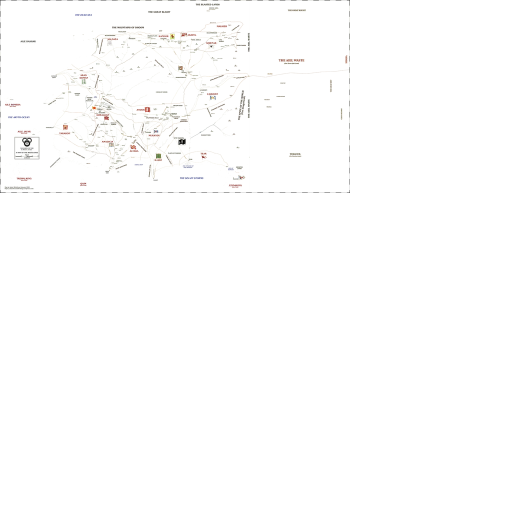
#> input picture site/tiles-detaljer/0/0/0.webp, 1024 x 1024 px (shown at 1/2 size)
$ python make_tiles.py ../site/tiles-detaljer/0/0/0.webp ../site/tiles-detaljer/0/0/0.webp 5
#> lines starting #> are read from the running program, lines starting #| are printed output that depends on the picture
"""Skapar en tile-pyramid (1024 px WebP-rutor, zoomnivåer räknade som för 512 px) för Leaflet CRS.Simple.
Användning: python make_tiles.py <kartbild> <utmapp>"""
import sys, os, math
from PIL import Image
Image.MAX_IMAGE_PIXELS = None
src, out = sys.argv[1], sys.argv[2]
TS = 1024
im = Image.open(src).convert("RGBA")
#> im is the input picture: PIL image 1024x1024 RGBA; mean R, G, B, A 21, 20.3, 18.8, 3.2
W, H = im.size
#> W = 1024; H = 1024
maxz = int(sys.argv[3]) if len(sys.argv) > 3 else math.ceil(math.log2(max(W, H) / 512))   # 4 för kartan med Aielöknen
#> maxz = 5
count = 0
for z in range(maxz, -1, -1):
    s = 2 ** (z - maxz)
    w, h = max(1, round(W * s)), max(1, round(H * s))
    lvl = im if s == 1 else im.resize((w, h), Image.LANCZOS)
    for x in range(math.ceil(w / TS)):
        for y in range(math.ceil(h / TS)):
            tile = Image.new("RGBA", (TS, TS), (0, 0, 0, 0))
            tile.paste(lvl.crop((x*TS, y*TS, min(w, (x+1)*TS), min(h, (y+1)*TS))), (0, 0))
            d = os.path.join(out, str(z), str(x)); os.makedirs(d, exist_ok=True)
            tile.save(os.path.join(d, f"{y}.webp"), "WEBP", quality=82, method=5)
            count += 1
#> this loop made 6 passes
#> pass 2, `lvl = im if s == 1 else im.resize((w, h), Image.LANCZOS)`:
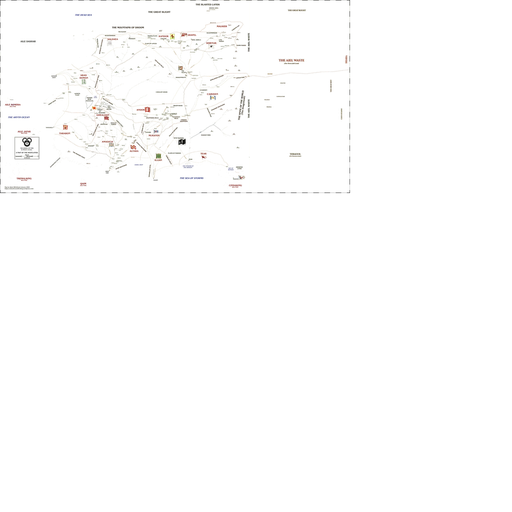
#> lvl: PIL image 512x512 RGBA; mean R, G, B, A 11.9, 11.3, 9.9, 3.3; transparent parts drawn white
#> pass 2, `tile.save(os.path.join(d, f"{y}.webp"), "WEBP", quality=82, method=5)`:
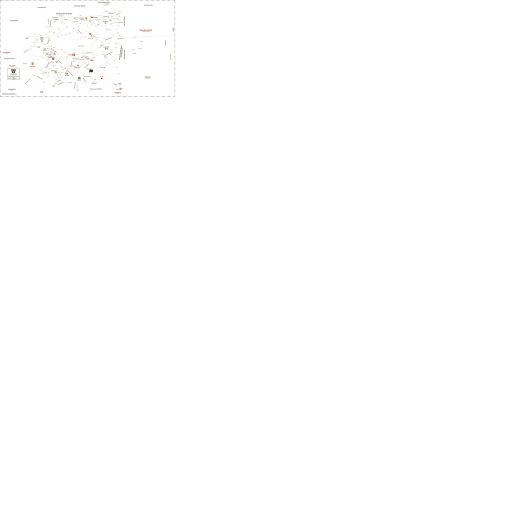
#> saved as 0.webp: PIL image 1024x1024 RGBA (shown at 1/2 size); mean R, G, B, A 3, 2.8, 2.5, 0.8; transparent parts drawn white
#> after the loop:
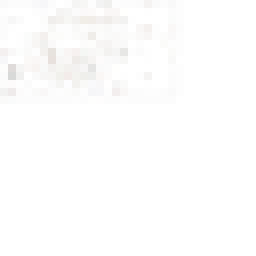
#> lvl: PIL image 32x32 RGBA (shown 8 times larger); mean R, G, B, A 33.9, 32.2, 29.1, 3.3; transparent parts drawn white
#> after the loop, count = 6
print(f"bild {W}x{H}, maxzoom {maxz}, {count} rutor")
#| bild 1024x1024, maxzoom 5, 6 rutor
